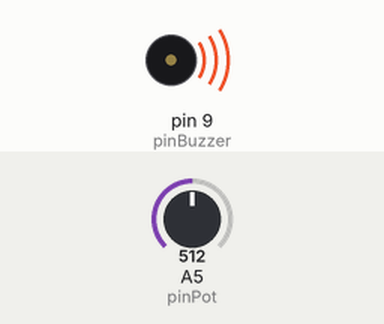
This sketch was run on a simulated Arduino Uno, built with avr-gcc and run on an emulated ATmega328P. Parts: buzzer (waves = sounding). The inputs (shaded band) are chosen by the test bench; at power-on: A5 (pinPot) = 512. What the sketch prints to the serial monitor is not drawn.

Above: at 1.2 s.
1.3 s: A5 (pinPot) set to 409
4.3 s: A5 (pinPot) set to 392
Timing chart, 0 to 7.3 s (numbered marks = the images above; inputs shaded):
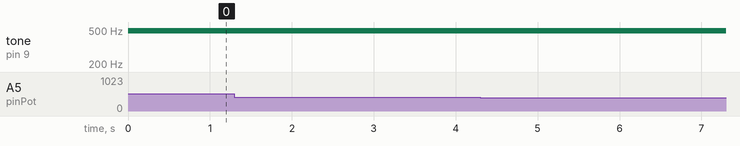

Measured:
- after the input at 1.3 s, every drawn part: stays the same
- after the input at 4.3 s, every drawn part: stays the same

The sketch:

potenciometroBuzzer.ino
```cpp
const int pinPot = A5; // Indica a porta analógica ligada ao potenciômetro
const int pinBuzzer = 9; // Indica a porta digital ligada ao buzzer (PWM)

void setup(){
  pinMode(pinBuzzer, OUTPUT);
  pinMode(pinPot, INPUT); // Por padrão porta analógica já é INPUT
  Serial.begin(9600);
}

void loop(){

  int potValue = analogRead(pinPot); // Lê valores no potenciômetro
  int pwm = map(potValue, 0, 1024, 0, 255); //define valores pwm (0 a 255)
  float volt = potValue * (5.00/1023.0); //Valores da tensão no circuito

  Serial.print("V = ");
  Serial.print(potValue);
  Serial.print(" | T = ");
  Serial.print(volt);
  Serial.print(" | PWM = ");
  Serial.println(pwm);

  analogWrite(pinBuzzer, pwm);

}
```

potenciometroFreqLed.ino
```cpp

```
